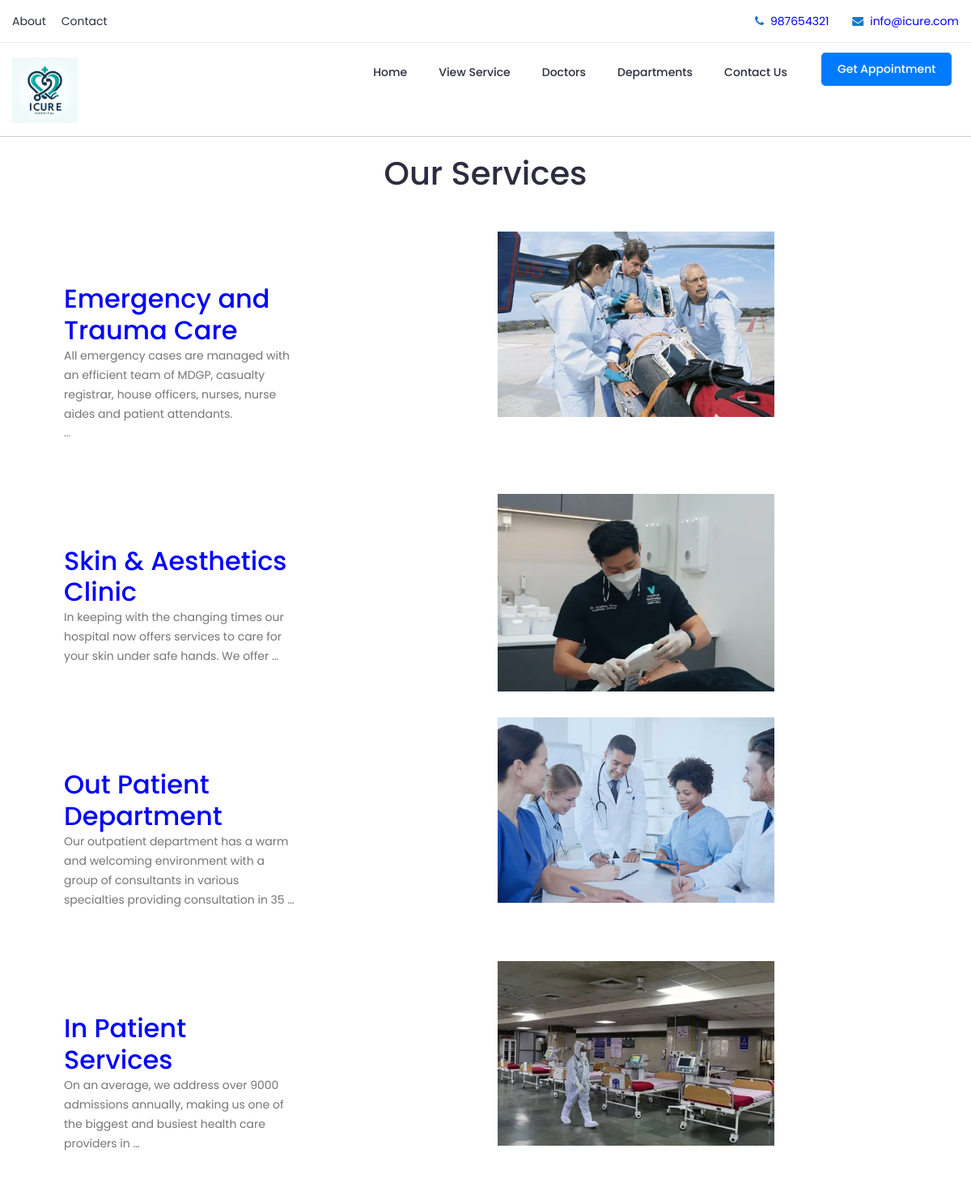
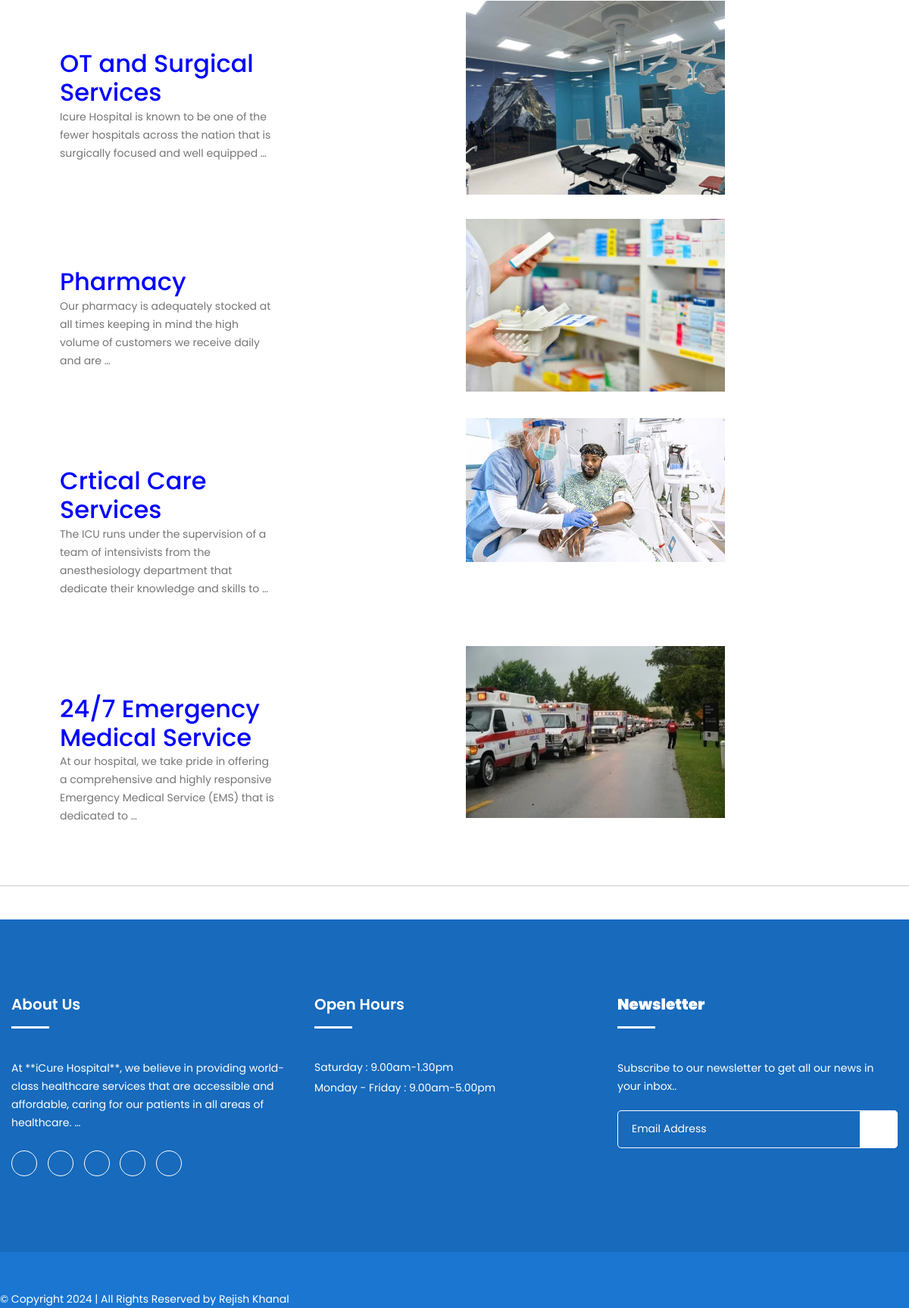
The page /Services on the database its author committed (2 pictures, top to bottom).
### healthcare/models.py (models this page shows, shortened)
class Setting(models.Model):
    name = models.CharField( max_length=50,unique=True)
    logo = models.ImageField(upload_to=None, height_field=None, width_field=None, max_length=None)
    address = models.CharField( max_length=100,null=True,blank=True)
    phone = models.CharField( max_length=100,null=True,blank=True)
    email = models.CharField( max_length=100,null=True,blank=True)
    facebook = models.CharField( max_length=100,null=True,blank=True)
    twitter = models.CharField( max_length=100,null=True,blank=True)
    instagram = models.CharField( max_length=100,null=True,blank=True)
    linkedin = models.CharField( max_length=100,null=True,blank=True)
    youtube = models.CharField( max_length=100,null=True,blank=True)
    about = RichTextField()
    class Meta:
        verbose_name = 'Setting'
        verbose_name_plural = 'Setting'

class ServiceDetail(models.Model):
    title = models.ForeignKey(Service, on_delete=models.CASCADE)
    description = RichTextField()
    image = models.ImageField(upload_to='service_details/', null=True, blank=True)
    learn_more_link = models.URLField(blank=True)
    class Meta:
        verbose_name = 'Service Detail'
        verbose_name_plural = 'Service Details'

class Service(models.Model):
    title = models.CharField(max_length=100)
    slug = models.SlugField(unique=True, blank=True)
    def __str__(self):
        return self.title
    class Meta:
        verbose_name = 'Service'
        verbose_name_plural = 'Services'

### healthcare/views.py (the view)
# urls.py: path('Services', views.services, name='services'),
def services(request):
    data = {
        'serviceData': ServiceDetail.objects.all(),
    }
    return render(request, 'pages/our_services/services.html', data)

### healthcare/general.py (called while the page is built)
def global_data_pass(request):
    data = {
        'setting':Setting.objects.first(),
    }
    return  data

### healthcare/templates/pages/our_services/services.html (shortened to what this page needs)
{% extends "layouts/master.html" %}
{% load static %}
{% block content %}
<section>
    <div class="text-center mx-auto mb-5 wow fadeInUp" data-wow-delay="0.1s" style="max-width: 600px;">
        <h1>Our Services</h1>
    </div>
</section>
<section>
    <div class="container">
        <div class="row mt-4">
            <div class="  wow fadeInUp" data-wow-delay="0.1s">
            {% for service in serviceData %}
                <div class="container">
                    <div class="row">
                        <div class="col-md-6">
                            <div class="content" style="width: 18rem; margin: 4rem;">
                                <h2><span>{{ service.title }}</span></h2>
                                <p>{{ service.description|truncatewords:21 |safe}}</p>
                            </div>
                        </div>
                        <div class="col-md-6">
                            <img src="{{ service.image.url }}" alt="{{ service.title }}" height="60%" width="60%" style="margin-bottom: 2rem;">
                        </div>
                    </div>
                </div>
            {% endfor %}
            <hr>
        </div>
    </div>
</section>
{% endblock %}

### healthcare/templates/layouts/nav.html
{% load static %}
<section>
    <header class="header">
        <div class="topbar">
            <div class="container">
                <div class="row">
                    <div class="col-lg-6 col-md-5 col-12">
                        <ul class="top-link">
                            <li><a href="{% url 'about' %}">About</a></li>
                            <li><a href="{% url 'contact' %}">Contact</a></li>
                        </ul>
                    </div>
                    <div class="col-lg-6 col-md-7 col-12">
                        <ul class="top-contact">
                            <li><i class="fa fa-phone"></i><a href="tel:{{setting.phone}}"><span>{{setting.phone}}</span></li>
                            <li><i class="fa fa-envelope"></i><a href="mailto:{{setting.email}}"><span>{{setting.email}}</span></a></li>
                        </ul>
                    </div>
                </div>
            </div>
        </div>
        <div class="header-inner">
            <div class="container">
                <div class="inner">
                    <div class="row">
                        <div class="col-lg-3 col-md-3 col-12">
                            <section>
                            <div class="logo">
                                <a href="{% url 'home' %}"><img src="{{ setting.logo.url }}" height="50%" width="30%"></a>
                            </div>
                            </section>
                        </div>
                        <div class="col-lg-7 col-md-9 col-12">
                            <div class="main-menu">
                                <nav class="navigation">
                                    <ul class="nav menu">
                                        <li><a href="{% url 'home' %}">Home</a></li>
                                        <li><a href="{% url 'services' %}">View Service</a></li>
                                        <li><a href="{% url 'doctor' %}">Doctors</a></li>
                                        <li><a href="{% url 'department' %}">Departments</a></li>
                                        <li><a href="{% url 'contact' %}">Contact Us</a></li>
                                    </ul>
                                </nav>
                            </div>
                        </div>
                        <div class="col-lg-2 col-12">
                            <div class="get-quote">
                                <a href="{% url 'appointment' %}" class="btn btn-primary">Get Appointment</a>
                            </div>
                        </div>
                    </div>
                </div>
            </div>
        </div>
        <hr>
</header>
</section>

### healthcare/templates/layouts/footer.html (shortened to what this page needs)
{%load static %}
<footer>
    <br>
    <section class="footer">
    <div class="footer-top">
        <div class="container">
            <div class="row">
                <div class="col-lg-4 col-md-6 col-12">
                    <div class="single-footer">
                        <h2>About Us</h2>
                        <p> {{ setting.about |truncatewords:24 |safe}}</p>
                        <ul class="social">
                            <li><a href="{{setting.facebook}}"><i class="icofont-facebook" alt="Facebook"></i></a></li>
                            <li><a href="{{setting.instagram}}"><i class="icofont-instagram" alt="Instgram"></i></a></li>
                            <li><a href="{{setting.twitter}}"><i class="icofont-twitter"alt="Twitter"></i></a></li>
                            <li><a href="{{setting.linkedin}}"><i class="icofont-linkedin" alt="Linkedin"></i></a></li>
                            <li><a href="{{setting.youtube}}"><i class="icofont-youtube" alt="Youtube"></i></a></li>
                        </ul>
                    </div>
                </div>
                <div class="col-lg-4 col-md-6 col-12">
                    <div class="single-footer">
                        <h2>Open Hours</h2>
                        <ul class="time-sidual">
                            <li class="day">Saturday : 9.00am-1.30pm</li>
                            <li class="day">Monday - Friday : 9.00am-5.00pm </li>
                        </ul>
                    </div>
                </div>
                <div class="col-lg-4 col-md-6 col-12">
                    <div class="single-footer">
                        <h2><b> Newsletter</b></h2>
                        <p>Subscribe to our newsletter to get all our news in your inbox..</p>
                        <form action="mail/mail.php" method="get" target="_blank" class="newsletter-inner">
                            <input name="email" placeholder="Email Address" class="common-input" onfocus="this.placeholder = ''"
                                onblur="this.placeholder = 'Your email address'" required="" type="email">
                            <button class="button"><i class="icofont icofont-paper-plane"></i></button>
                        </form>
                    </div>
                </div>
            </div>
        </div>
    </div>
    <div class="copyright"></div>
        <div class="footer-buttom">
            <div class="container">
                <div class="row">
                    <div class="copyright-content">
                    <p>© Copyright 2024  |  All Rights Reserved by  Rejish Khanal </p>
                    </div>
                    </div>
                </div>
            </div>
    </section>
</footer>

### rows shown on the page
Setting: phone "987654321", email "info@icure.com", logo (picture), about "At **iCure Hospital**, we believe in providing world-class healthcare services that are accessible and affordable, caring for our patients in all areas of healthcare. …"
ServiceDetail: title "Emergency and Trauma Care", description "All emergency cases are managed with an efficient team of MDGP, casualty registrar, house officers, nurses, nurse aides and patient attendants. …", image (picture)
ServiceDetail: title "Skin & Aesthetics Clinic", description "In keeping with the changing times our hospital now offers services to care for your skin under safe hands. We offer …", image (picture)
ServiceDetail: title "Out Patient Department", description "Our outpatient department has a warm and welcoming environment with a group of consultants in various specialties providing consultation in 35 …", image (picture)
ServiceDetail: title "In Patient Services", description "On an average, we address over 9000 admissions annually, making us one of the biggest and busiest health care providers in …", image (picture)
ServiceDetail: title "OT and Surgical Services", description "Icure Hospital is known to be one of the fewer hospitals across the nation that is surgically focused and well equipped …", image (picture)
ServiceDetail: title "Pharmacy", description "Our pharmacy is adequately stocked at all times keeping in mind the high volume of customers we receive daily and are …", image (picture)
ServiceDetail: title "Crtical Care Services", description "The ICU runs under the supervision of a team of intensivists from the anesthesiology department that dedicate their knowledge and skills to …", image (picture)
ServiceDetail: title "24/7 Emergency Medical Service", description "At our hospital, we take pride in offering a comprehensive and highly responsive Emergency Medical Service (EMS) that is dedicated to …", image (picture)
